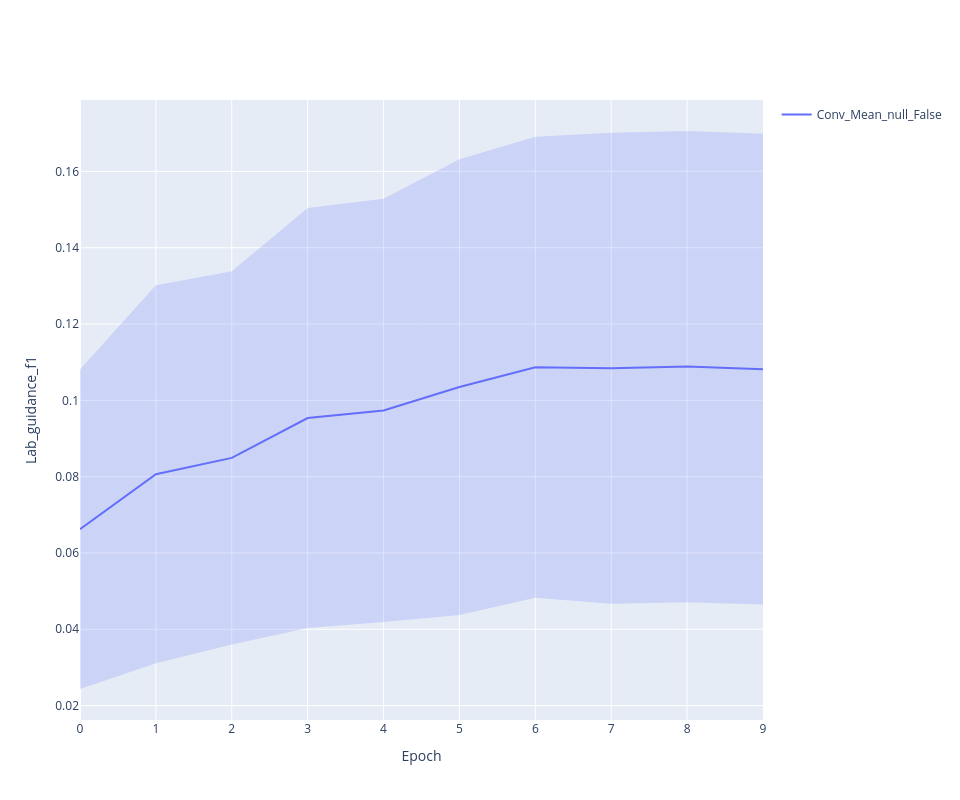

Notebook cell for this chart:
### Code cell
line_plot(history, 'lab_guidance_f1')

### Figure 1 — Plotly figure (JSON) as saved in the notebook; plotly's stock layout.template omitted (floating-point values rounded to 4 significant figures)
{"data": [{"line": {"color": "#636EFA"}, "mode": "lines", "name": "Conv_Mean_null_False", "type": "scatter", "x": [0, 1, 2, 3, 4, 5, 6, 7, 8, 9], "y": [0.06622, 0.08063, 0.08491, 0.09536, 0.09734, 0.1035, 0.1087, 0.1084, 0.1088, 0.1082]}, {"line": {"width": 0}, "marker": {"color": "#444"}, "mode": "lines", "showlegend": false, "type": "scatter", "x": [0, 1, 2, 3, 4, 5, 6, 7, 8, 9], "y": [0.1081, 0.1302, 0.1338, 0.1504, 0.1528, 0.1632, 0.1691, 0.1701, 0.1706, 0.1699]}, {"fill": "tonexty", "fillcolor": "rgba(99, 110, 250,0.2)", "line": {"width": 0}, "marker": {"color": "#444"}, "mode": "lines", "showlegend": false, "type": "scatter", "x": [0, 1, 2, 3, 4, 5, 6, 7, 8, 9], "y": [0.02435, 0.03111, 0.03602, 0.04031, 0.04189, 0.04377, 0.04829, 0.04668, 0.04711, 0.04647]}], "layout": {"height": 800, "width": 960, "xaxis": {"title": {"text": "Epoch"}}, "yaxis": {"title": {"text": "Lab_guidance_f1"}}}}
